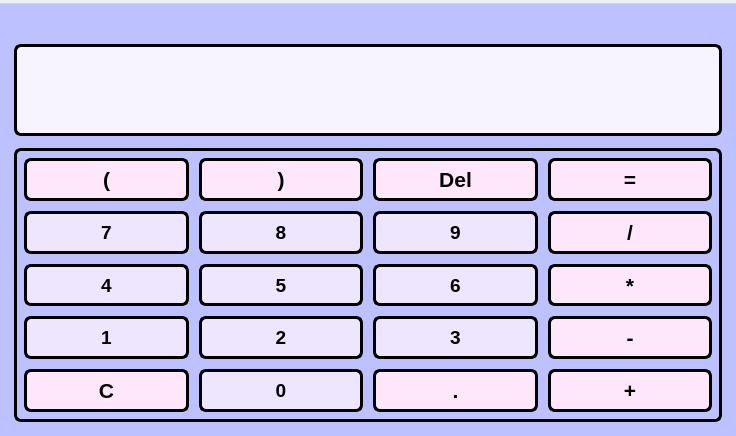
<?xml version="1.0" encoding="UTF-8"?>
<ui version="4.0">
 <class>MainWindow</class>
 <widget class="QMainWindow" name="MainWindow">
  <property name="geometry">
   <rect>
    <x>0</x>
    <y>0</y>
    <width>736</width>
    <height>436</height>
   </rect>
  </property>
  <property name="sizePolicy">
   <sizepolicy hsizetype="Expanding" vsizetype="Expanding">
    <horstretch>0</horstretch>
    <verstretch>0</verstretch>
   </sizepolicy>
  </property>
  <property name="focusPolicy">
   <enum>Qt::StrongFocus</enum>
  </property>
  <property name="windowTitle">
   <string>MainWindow</string>
  </property>
  <property name="windowOpacity">
   <double>1.000000000000000</double>
  </property>
  <property name="autoFillBackground">
   <bool>true</bool>
  </property>
  <property name="styleSheet">
   <string notr="true">color:black;</string>
  </property>
  <property name="iconSize">
   <size>
    <width>14</width>
    <height>28</height>
   </size>
  </property>
  <property name="documentMode">
   <bool>true</bool>
  </property>
  <property name="tabShape">
   <enum>QTabWidget::Rounded</enum>
  </property>
  <property name="dockNestingEnabled">
   <bool>true</bool>
  </property>
  <property name="unifiedTitleAndToolBarOnMac">
   <bool>true</bool>
  </property>
  <widget class="QWidget" name="centralwidget">
   <property name="enabled">
    <bool>true</bool>
   </property>
   <property name="sizePolicy">
    <sizepolicy hsizetype="Preferred" vsizetype="Preferred">
     <horstretch>0</horstretch>
     <verstretch>0</verstretch>
    </sizepolicy>
   </property>
   <property name="mouseTracking">
    <bool>true</bool>
   </property>
   <property name="tabletTracking">
    <bool>true</bool>
   </property>
   <property name="focusPolicy">
    <enum>Qt::TabFocus</enum>
   </property>
   <property name="acceptDrops">
    <bool>false</bool>
   </property>
   <property name="toolTipDuration">
    <number>-2</number>
   </property>
   <property name="layoutDirection">
    <enum>Qt::LeftToRight</enum>
   </property>
   <property name="autoFillBackground">
    <bool>false</bool>
   </property>
   <property name="styleSheet">
    <string notr="true">background: rgb(189, 193, 255);  ; border -radius: 0.2 px</string>
   </property>
   <layout class="QVBoxLayout" name="verticalLayout" stretch="0,0,0">
    <property name="spacing">
     <number>12</number>
    </property>
    <property name="leftMargin">
     <number>14</number>
    </property>
    <property name="topMargin">
     <number>14</number>
    </property>
    <property name="rightMargin">
     <number>14</number>
    </property>
    <property name="bottomMargin">
     <number>14</number>
    </property>
    <item>
     <widget class="QLabel" name="label">
      <property name="text">
       <string/>
      </property>
      <property name="pixmap">
       <pixmap>C:/Users/listk/Downloads/999.png</pixmap>
      </property>
     </widget>
    </item>
    <item>
     <widget class="QPlainTextEdit" name="PlainTextEdit">
      <property name="sizePolicy">
       <sizepolicy hsizetype="Preferred" vsizetype="Preferred">
        <horstretch>0</horstretch>
        <verstretch>0</verstretch>
       </sizepolicy>
      </property>
      <property name="font">
       <font>
        <pointsize>18</pointsize>
        <weight>50</weight>
        <bold>false</bold>
       </font>
      </property>
      <property name="focusPolicy">
       <enum>Qt::ClickFocus</enum>
      </property>
      <property name="contextMenuPolicy">
       <enum>Qt::DefaultContextMenu</enum>
      </property>
      <property name="styleSheet">
       <string notr="true">border: 3px solid black; background-color:rgb(247, 243, 255); border-radius: 7px;</string>
      </property>
      <property name="plainText">
       <string/>
      </property>
     </widget>
    </item>
    <item>
     <widget class="QWidget" name="widget" native="true">
      <property name="sizePolicy">
       <sizepolicy hsizetype="Preferred" vsizetype="Preferred">
        <horstretch>75</horstretch>
        <verstretch>71</verstretch>
       </sizepolicy>
      </property>
      <property name="minimumSize">
       <size>
        <width>708</width>
        <height>274</height>
       </size>
      </property>
      <property name="font">
       <font>
        <family>MS Gothic</family>
        <pointsize>28</pointsize>
       </font>
      </property>
      <property name="focusPolicy">
       <enum>Qt::NoFocus</enum>
      </property>
      <property name="styleSheet">
       <string notr="true"> border: 3px solid black;
border-radius: 7px;
background: rgb(189, 193, 255)</string>
      </property>
      <layout class="QGridLayout" name="gridLayout" rowstretch="0,0,0,0,0,0">
       <property name="sizeConstraint">
        <enum>QLayout::SetDefaultConstraint</enum>
       </property>
       <property name="leftMargin">
        <number>10</number>
       </property>
       <property name="topMargin">
        <number>10</number>
       </property>
       <property name="rightMargin">
        <number>10</number>
       </property>
       <property name="bottomMargin">
        <number>10</number>
       </property>
       <property name="spacing">
        <number>10</number>
       </property>
       <item row="1" column="3">
        <widget class="QPushButton" name="divisionButton">
         <property name="sizePolicy">
          <sizepolicy hsizetype="Minimum" vsizetype="Ignored">
           <horstretch>0</horstretch>
           <verstretch>0</verstretch>
          </sizepolicy>
         </property>
         <property name="font">
          <font>
           <pointsize>16</pointsize>
           <weight>75</weight>
           <bold>true</bold>
          </font>
         </property>
         <property name="layoutDirection">
          <enum>Qt::LeftToRight</enum>
         </property>
         <property name="autoFillBackground">
          <bool>false</bool>
         </property>
         <property name="styleSheet">
          <string notr="true">background: rgb(255, 231, 251);</string>
         </property>
         <property name="text">
          <string>/</string>
         </property>
        </widget>
       </item>
       <item row="3" column="0">
        <widget class="QPushButton" name="fourButton">
         <property name="sizePolicy">
          <sizepolicy hsizetype="Minimum" vsizetype="Ignored">
           <horstretch>0</horstretch>
           <verstretch>0</verstretch>
          </sizepolicy>
         </property>
         <property name="font">
          <font>
           <pointsize>14</pointsize>
           <weight>75</weight>
           <bold>true</bold>
          </font>
         </property>
         <property name="layoutDirection">
          <enum>Qt::LeftToRight</enum>
         </property>
         <property name="autoFillBackground">
          <bool>false</bool>
         </property>
         <property name="styleSheet">
          <string notr="true">background-color:rgb(238, 229, 255)</string>
         </property>
         <property name="text">
          <string>4</string>
         </property>
        </widget>
       </item>
       <item row="4" column="1">
        <widget class="QPushButton" name="twoButton">
         <property name="sizePolicy">
          <sizepolicy hsizetype="Minimum" vsizetype="Ignored">
           <horstretch>0</horstretch>
           <verstretch>0</verstretch>
          </sizepolicy>
         </property>
         <property name="font">
          <font>
           <pointsize>14</pointsize>
           <weight>75</weight>
           <bold>true</bold>
          </font>
         </property>
         <property name="layoutDirection">
          <enum>Qt::LeftToRight</enum>
         </property>
         <property name="autoFillBackground">
          <bool>false</bool>
         </property>
         <property name="styleSheet">
          <string notr="true">background-color:rgb(238, 229, 255)</string>
         </property>
         <property name="text">
          <string>2</string>
         </property>
        </widget>
       </item>
       <item row="4" column="3">
        <widget class="QPushButton" name="minusButton">
         <property name="sizePolicy">
          <sizepolicy hsizetype="Minimum" vsizetype="Ignored">
           <horstretch>0</horstretch>
           <verstretch>0</verstretch>
          </sizepolicy>
         </property>
         <property name="font">
          <font>
           <pointsize>16</pointsize>
           <weight>75</weight>
           <bold>true</bold>
          </font>
         </property>
         <property name="layoutDirection">
          <enum>Qt::LeftToRight</enum>
         </property>
         <property name="autoFillBackground">
          <bool>false</bool>
         </property>
         <property name="styleSheet">
          <string notr="true">background: rgb(255, 231, 251);</string>
         </property>
         <property name="text">
          <string>-</string>
         </property>
        </widget>
       </item>
       <item row="5" column="1">
        <widget class="QPushButton" name="zeroButton">
         <property name="sizePolicy">
          <sizepolicy hsizetype="Minimum" vsizetype="Ignored">
           <horstretch>0</horstretch>
           <verstretch>0</verstretch>
          </sizepolicy>
         </property>
         <property name="font">
          <font>
           <pointsize>14</pointsize>
           <weight>75</weight>
           <bold>true</bold>
          </font>
         </property>
         <property name="layoutDirection">
          <enum>Qt::LeftToRight</enum>
         </property>
         <property name="autoFillBackground">
          <bool>false</bool>
         </property>
         <property name="styleSheet">
          <string notr="true">background-color:rgb(238, 229, 255)</string>
         </property>
         <property name="text">
          <string>0</string>
         </property>
        </widget>
       </item>
       <item row="1" column="2">
        <widget class="QPushButton" name="nineButton">
         <property name="sizePolicy">
          <sizepolicy hsizetype="Minimum" vsizetype="Ignored">
           <horstretch>0</horstretch>
           <verstretch>0</verstretch>
          </sizepolicy>
         </property>
         <property name="font">
          <font>
           <pointsize>14</pointsize>
           <weight>75</weight>
           <bold>true</bold>
          </font>
         </property>
         <property name="layoutDirection">
          <enum>Qt::LeftToRight</enum>
         </property>
         <property name="autoFillBackground">
          <bool>false</bool>
         </property>
         <property name="styleSheet">
          <string notr="true">background-color:rgb(238, 229, 255)</string>
         </property>
         <property name="text">
          <string>9</string>
         </property>
        </widget>
       </item>
       <item row="3" column="2">
        <widget class="QPushButton" name="sixButton">
         <property name="sizePolicy">
          <sizepolicy hsizetype="Minimum" vsizetype="Ignored">
           <horstretch>0</horstretch>
           <verstretch>0</verstretch>
          </sizepolicy>
         </property>
         <property name="font">
          <font>
           <pointsize>14</pointsize>
           <weight>75</weight>
           <bold>true</bold>
          </font>
         </property>
         <property name="layoutDirection">
          <enum>Qt::LeftToRight</enum>
         </property>
         <property name="autoFillBackground">
          <bool>false</bool>
         </property>
         <property name="styleSheet">
          <string notr="true">background-color:rgb(238, 229, 255)</string>
         </property>
         <property name="text">
          <string>6</string>
         </property>
        </widget>
       </item>
       <item row="4" column="2">
        <widget class="QPushButton" name="threeButton">
         <property name="sizePolicy">
          <sizepolicy hsizetype="Minimum" vsizetype="Ignored">
           <horstretch>0</horstretch>
           <verstretch>0</verstretch>
          </sizepolicy>
         </property>
         <property name="font">
          <font>
           <pointsize>14</pointsize>
           <weight>75</weight>
           <bold>true</bold>
          </font>
         </property>
         <property name="layoutDirection">
          <enum>Qt::LeftToRight</enum>
         </property>
         <property name="autoFillBackground">
          <bool>false</bool>
         </property>
         <property name="styleSheet">
          <string notr="true">background-color:rgb(238, 229, 255)</string>
         </property>
         <property name="text">
          <string>3</string>
         </property>
        </widget>
       </item>
       <item row="1" column="1">
        <widget class="QPushButton" name="eightButton">
         <property name="sizePolicy">
          <sizepolicy hsizetype="Minimum" vsizetype="Ignored">
           <horstretch>0</horstretch>
           <verstretch>0</verstretch>
          </sizepolicy>
         </property>
         <property name="font">
          <font>
           <pointsize>14</pointsize>
           <weight>75</weight>
           <bold>true</bold>
          </font>
         </property>
         <property name="layoutDirection">
          <enum>Qt::LeftToRight</enum>
         </property>
         <property name="autoFillBackground">
          <bool>false</bool>
         </property>
         <property name="styleSheet">
          <string notr="true">background-color:rgb(238, 229, 255)</string>
         </property>
         <property name="text">
          <string>8</string>
         </property>
        </widget>
       </item>
       <item row="5" column="0">
        <widget class="QPushButton" name="cButton">
         <property name="sizePolicy">
          <sizepolicy hsizetype="Minimum" vsizetype="Ignored">
           <horstretch>0</horstretch>
           <verstretch>0</verstretch>
          </sizepolicy>
         </property>
         <property name="font">
          <font>
           <pointsize>16</pointsize>
           <weight>75</weight>
           <bold>true</bold>
          </font>
         </property>
         <property name="layoutDirection">
          <enum>Qt::LeftToRight</enum>
         </property>
         <property name="autoFillBackground">
          <bool>false</bool>
         </property>
         <property name="styleSheet">
          <string notr="true">background: rgb(255, 231, 251)</string>
         </property>
         <property name="text">
          <string>C</string>
         </property>
        </widget>
       </item>
       <item row="0" column="0">
        <widget class="QPushButton" name="leftBracketButton">
         <property name="sizePolicy">
          <sizepolicy hsizetype="Minimum" vsizetype="Ignored">
           <horstretch>0</horstretch>
           <verstretch>0</verstretch>
          </sizepolicy>
         </property>
         <property name="font">
          <font>
           <pointsize>16</pointsize>
           <weight>75</weight>
           <bold>true</bold>
          </font>
         </property>
         <property name="layoutDirection">
          <enum>Qt::LeftToRight</enum>
         </property>
         <property name="autoFillBackground">
          <bool>false</bool>
         </property>
         <property name="styleSheet">
          <string notr="true">background: rgb(255, 231, 251); </string>
         </property>
         <property name="text">
          <string>(</string>
         </property>
        </widget>
       </item>
       <item row="0" column="2">
        <widget class="QPushButton" name="deleteButton">
         <property name="sizePolicy">
          <sizepolicy hsizetype="Minimum" vsizetype="Ignored">
           <horstretch>0</horstretch>
           <verstretch>0</verstretch>
          </sizepolicy>
         </property>
         <property name="font">
          <font>
           <pointsize>16</pointsize>
           <weight>75</weight>
           <bold>true</bold>
          </font>
         </property>
         <property name="layoutDirection">
          <enum>Qt::LeftToRight</enum>
         </property>
         <property name="autoFillBackground">
          <bool>false</bool>
         </property>
         <property name="styleSheet">
          <string notr="true">background: rgb(255, 231, 251);</string>
         </property>
         <property name="text">
          <string>Del</string>
         </property>
        </widget>
       </item>
       <item row="5" column="3">
        <widget class="QPushButton" name="plusButton">
         <property name="sizePolicy">
          <sizepolicy hsizetype="Minimum" vsizetype="Ignored">
           <horstretch>0</horstretch>
           <verstretch>0</verstretch>
          </sizepolicy>
         </property>
         <property name="font">
          <font>
           <pointsize>16</pointsize>
           <weight>75</weight>
           <bold>true</bold>
          </font>
         </property>
         <property name="layoutDirection">
          <enum>Qt::LeftToRight</enum>
         </property>
         <property name="autoFillBackground">
          <bool>false</bool>
         </property>
         <property name="styleSheet">
          <string notr="true">background: rgb(255, 231, 251);</string>
         </property>
         <property name="text">
          <string>+</string>
         </property>
        </widget>
       </item>
       <item row="4" column="0">
        <widget class="QPushButton" name="oneButton">
         <property name="sizePolicy">
          <sizepolicy hsizetype="Minimum" vsizetype="Ignored">
           <horstretch>0</horstretch>
           <verstretch>0</verstretch>
          </sizepolicy>
         </property>
         <property name="font">
          <font>
           <pointsize>14</pointsize>
           <weight>75</weight>
           <bold>true</bold>
          </font>
         </property>
         <property name="layoutDirection">
          <enum>Qt::LeftToRight</enum>
         </property>
         <property name="autoFillBackground">
          <bool>false</bool>
         </property>
         <property name="styleSheet">
          <string notr="true">background-color:rgb(238, 229, 255)</string>
         </property>
         <property name="text">
          <string>1</string>
         </property>
        </widget>
       </item>
       <item row="0" column="1">
        <widget class="QPushButton" name="rightBracketButton">
         <property name="sizePolicy">
          <sizepolicy hsizetype="Minimum" vsizetype="Ignored">
           <horstretch>0</horstretch>
           <verstretch>0</verstretch>
          </sizepolicy>
         </property>
         <property name="font">
          <font>
           <pointsize>16</pointsize>
           <weight>75</weight>
           <bold>true</bold>
          </font>
         </property>
         <property name="layoutDirection">
          <enum>Qt::LeftToRight</enum>
         </property>
         <property name="autoFillBackground">
          <bool>false</bool>
         </property>
         <property name="styleSheet">
          <string notr="true">background: rgb(255, 231, 251);</string>
         </property>
         <property name="text">
          <string>)</string>
         </property>
        </widget>
       </item>
       <item row="1" column="0">
        <widget class="QPushButton" name="sevenButton">
         <property name="sizePolicy">
          <sizepolicy hsizetype="Minimum" vsizetype="Ignored">
           <horstretch>0</horstretch>
           <verstretch>0</verstretch>
          </sizepolicy>
         </property>
         <property name="font">
          <font>
           <pointsize>14</pointsize>
           <weight>75</weight>
           <bold>true</bold>
          </font>
         </property>
         <property name="layoutDirection">
          <enum>Qt::LeftToRight</enum>
         </property>
         <property name="autoFillBackground">
          <bool>false</bool>
         </property>
         <property name="styleSheet">
          <string notr="true">background-color:rgb(238, 229, 255)</string>
         </property>
         <property name="text">
          <string>7</string>
         </property>
        </widget>
       </item>
       <item row="5" column="2">
        <widget class="QPushButton" name="dotButton">
         <property name="sizePolicy">
          <sizepolicy hsizetype="Minimum" vsizetype="Ignored">
           <horstretch>0</horstretch>
           <verstretch>0</verstretch>
          </sizepolicy>
         </property>
         <property name="font">
          <font>
           <pointsize>16</pointsize>
           <weight>75</weight>
           <bold>true</bold>
          </font>
         </property>
         <property name="layoutDirection">
          <enum>Qt::LeftToRight</enum>
         </property>
         <property name="autoFillBackground">
          <bool>false</bool>
         </property>
         <property name="styleSheet">
          <string notr="true">background: rgb(255, 231, 251);</string>
         </property>
         <property name="text">
          <string>.</string>
         </property>
        </widget>
       </item>
       <item row="3" column="3">
        <widget class="QPushButton" name="asteriskButton">
         <property name="sizePolicy">
          <sizepolicy hsizetype="Minimum" vsizetype="Ignored">
           <horstretch>0</horstretch>
           <verstretch>0</verstretch>
          </sizepolicy>
         </property>
         <property name="font">
          <font>
           <pointsize>16</pointsize>
           <weight>75</weight>
           <bold>true</bold>
          </font>
         </property>
         <property name="layoutDirection">
          <enum>Qt::LeftToRight</enum>
         </property>
         <property name="autoFillBackground">
          <bool>false</bool>
         </property>
         <property name="styleSheet">
          <string notr="true">background: rgb(255, 231, 251);</string>
         </property>
         <property name="text">
          <string>*</string>
         </property>
        </widget>
       </item>
       <item row="0" column="3">
        <widget class="QPushButton" name="equalButton">
         <property name="sizePolicy">
          <sizepolicy hsizetype="Minimum" vsizetype="Ignored">
           <horstretch>0</horstretch>
           <verstretch>0</verstretch>
          </sizepolicy>
         </property>
         <property name="font">
          <font>
           <pointsize>16</pointsize>
           <weight>75</weight>
           <bold>true</bold>
          </font>
         </property>
         <property name="layoutDirection">
          <enum>Qt::LeftToRight</enum>
         </property>
         <property name="autoFillBackground">
          <bool>false</bool>
         </property>
         <property name="styleSheet">
          <string notr="true">background: rgb(255, 231, 251);</string>
         </property>
         <property name="text">
          <string>=</string>
         </property>
         <property name="checkable">
          <bool>false</bool>
         </property>
        </widget>
       </item>
       <item row="3" column="1">
        <widget class="QPushButton" name="fiveButton">
         <property name="sizePolicy">
          <sizepolicy hsizetype="Minimum" vsizetype="Ignored">
           <horstretch>0</horstretch>
           <verstretch>0</verstretch>
          </sizepolicy>
         </property>
         <property name="font">
          <font>
           <pointsize>14</pointsize>
           <weight>75</weight>
           <bold>true</bold>
          </font>
         </property>
         <property name="layoutDirection">
          <enum>Qt::LeftToRight</enum>
         </property>
         <property name="autoFillBackground">
          <bool>false</bool>
         </property>
         <property name="styleSheet">
          <string notr="true">background-color:rgb(238, 229, 255)</string>
         </property>
         <property name="text">
          <string>5</string>
         </property>
        </widget>
       </item>
      </layout>
     </widget>
    </item>
   </layout>
  </widget>
  <widget class="QMenuBar" name="menubar">
   <property name="geometry">
    <rect>
     <x>0</x>
     <y>0</y>
     <width>736</width>
     <height>20</height>
    </rect>
   </property>
   <widget class="QMenu" name="menucalculator">
    <property name="title">
     <string/>
    </property>
    <addaction name="separator"/>
   </widget>
   <addaction name="menucalculator"/>
  </widget>
 </widget>
 <resources/>
 <connections/>
</ui>
